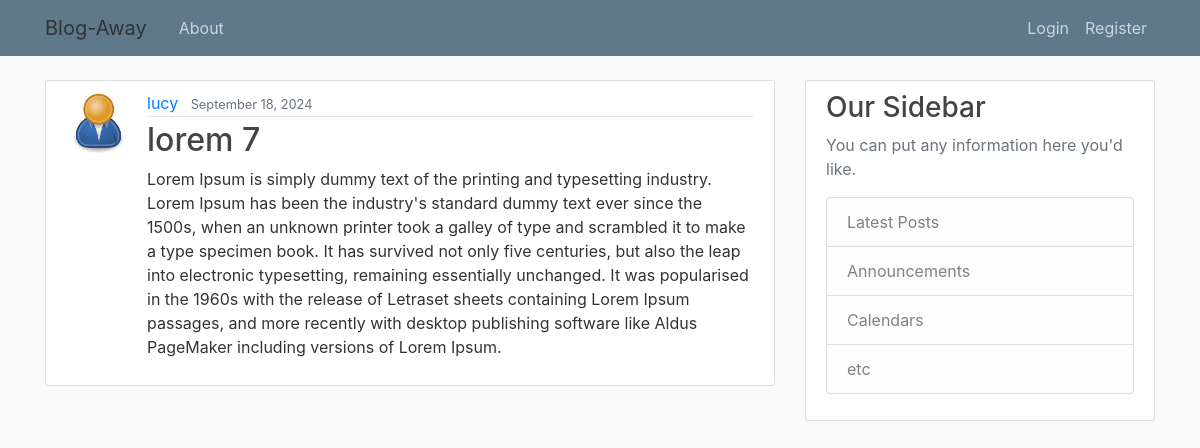
The app's page /post/14/ with its own data.
### blog/models.py (models this page shows, shortened)
class Post(models.Model):
    title = models.CharField(max_length=100)
    content = models.TextField()
    date_posted = models.DateTimeField(default=timezone.now)
    author = models.ForeignKey(User, on_delete=models.CASCADE)

### users/models.py (models this page shows, shortened)
class Profile(models.Model):
    user = models.OneToOneField(User, on_delete=models.CASCADE)
    image = models.ImageField(default='default.jpg', upload_to="profile_pics")

### blog/views.py (the view)
# urls.py: path('post/<int:pk>/', PostDetailView.as_view(), name = "post-detail"),
class PostDetailView(DetailView):
    model = Post

### blog/templates/blog/post_detail.html (shortened to what this page needs)
{% extends "blog/base.html" %}
{% block content %}
  <article class="media content-section">
    <img class="rounded-circle article-img" src="{{ object.author.profile.image.url }}">
    <div class="media-body">
      <div class="article-metadata">
        <a class="mr-2" href="{% url 'blog:user-posts' object.author.username %}">{{ object.author }}</a>
        <small class="text-muted">{{ object.date_posted|date:"F d, Y" }}</small>
      </div>
      <h2 class="article-title">{{ object.title }}</h2>
      <p class="article-content">{{ object.content }}</p>
    </div>
  </article>
{% endblock content %}

### blog/static/blog/main.css (style rules this page uses)
body { background: #fafafa; color: #333333; margin-top: 5rem; }
h1, h2, h3, h4, h5, h6 { color: #444444; }
.content-section { background: #ffffff; padding: 10px 20px; border: 1px solid #dddddd; border-radius: 3px; margin-bottom: 20px; }
.article-title { color: #444444; }
.article-content { white-space: pre-line; }
.article-img { height: 65px; width: 65px; margin-right: 16px; }
.article-metadata { padding-bottom: 1px; margin-bottom: 4px; border-bottom: 1px solid #e3e3e3 }

### records on screen
Post: author.profile.image (placeholder picture), author "lucy", date_posted "September 18, 2024", title "lorem 7", content "Lorem Ipsum is simply dummy text of the printing and typesetting industry. Lorem Ipsum has been the industry's standard dummy text ever since the 1500s, when an unknown printer took a galley of type and scrambled it to make a type specimen book. It has survived not only five centuries, but also the leap into electronic typesetting, remaining essentially unchanged. It was popularised in the 1960s with the release of Letraset sheets containing Lorem Ipsum passages, and more recently with desktop publishing software like Aldus PageMaker including versions of Lorem Ipsum."
